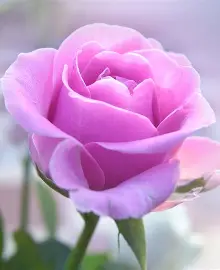
#> input picture rose.jpg, 220 x 270 px, found by its file name
$ python resize_image.py
#> lines starting #> are read from the running program, lines starting #| are printed output that depends on the picture
import os
from PIL import Image

# Input file (your original image)
input_image = r"c:\Users\Sri Lakshmi\Downloads\rose.jpg"

# Output folder (create a new folder for resized images)
output_folder = r"c:\Users\Sri Lakshmi\Downloads\Resized_Images"

# Desired size
output_size = (800, 400)

# Create output folder if it does not exist
if not os.path.exists(output_folder):
    os.makedirs(output_folder)

# Open and resize the image
img = Image.open(input_image)
#> img is the input picture: PIL image 220x270 RGB; mean R, G, B 193.3, 151.9, 197.1
resized_img = img.resize(output_size)
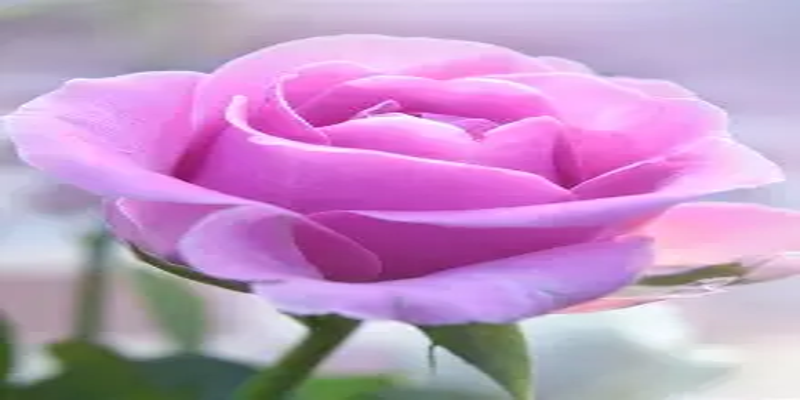
#> resized_img: PIL image 800x400 RGB; mean R, G, B 193.3, 151.9, 197.1

# Save the resized image inside the output folder
output_path = os.path.join(output_folder, "rose_resized.jpeg")
resized_img.save(output_path)

print(f"✅ Resized image saved at: {output_path}")
